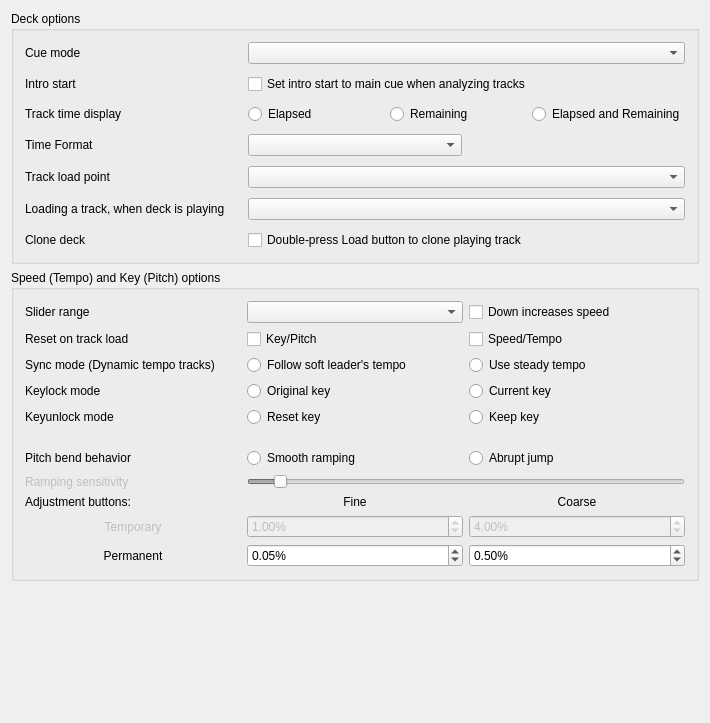
<?xml version="1.0" encoding="UTF-8"?>
<ui version="4.0">
 <class>DlgPrefDeckDlg</class>
 <widget class="QWidget" name="DlgPrefDeckDlg">
  <property name="geometry">
   <rect>
    <x>0</x>
    <y>0</y>
    <width>710</width>
    <height>723</height>
   </rect>
  </property>
  <property name="windowTitle">
   <string>Deck Preferences</string>
  </property>
  <layout class="QGridLayout" name="gridLayout_3">
   <item row="0" column="0">
    <widget class="QGroupBox" name="groupBoxDeckOptions">
     <property name="title">
      <string>Deck options</string>
     </property>
     <layout class="QGridLayout" name="GridLayout1">
      <property name="spacing">
       <number>10</number>
      </property>
      <item row="5" column="0">
       <widget class="QLabel" name="labelLoadWhenDeckPlaying">
        <property name="text">
         <string>Loading a track, when deck is playing</string>
        </property>
        <property name="buddy">
         <cstring>comboBoxLoadWhenDeckPlaying</cstring>
        </property>
       </widget>
      </item>
      <item row="0" column="0">
       <widget class="QLabel" name="labelCueMode">
        <property name="text">
         <string>Cue mode</string>
        </property>
        <property name="openExternalLinks">
         <bool>true</bool>
        </property>
        <property name="buddy">
         <cstring>ComboBoxCueMode</cstring>
        </property>
       </widget>
      </item>
      <item row="4" column="1" colspan="2">
       <widget class="QComboBox" name="comboBoxLoadPoint"/>
      </item>
      <item row="1" column="1" colspan="2">
       <widget class="QCheckBox" name="checkBoxIntroStartMove">
        <property name="toolTip">
         <string>When the analyzer places the intro start point automatically,
it will place it at the main cue point if the main cue point has been set previously.
This may be helpful for upgrading to Winlive Dj Ai 2.3 from earlier versions.

If this option is disabled, the intro start point is automatically placed at the first sound.</string>
        </property>
        <property name="text">
         <string>Set intro start to main cue when analyzing tracks</string>
        </property>
       </widget>
      </item>
      <item row="1" column="0">
       <widget class="QLabel" name="labelIntroStartMove">
        <property name="text">
         <string>Intro start</string>
        </property>
        <property name="buddy">
         <cstring>ComboBoxCueMode</cstring>
        </property>
       </widget>
      </item>
      <item row="0" column="1" colspan="2">
       <widget class="QComboBox" name="ComboBoxCueMode">
        <property name="toolTip">
         <string>Winlive Dj Ai mode:
- Cue button while pause at cue point = preview
- Cue button while pause not at cue point = set cue point
- Cue button while playing = pause at cue point
Winlive Dj Ai mode (no blinking):
- Same as Winlive Dj Ai mode but with no blinking indicators
Pioneer mode:
- Same as Winlive Dj Ai mode with a flashing play button
Denon mode:
- Cue button at cue point = preview
- Cue button not at cue point = pause at cue point
- Play = set cue point
Numark mode:
- Same as Denon mode, but without a flashing play button
CUP mode:
- Cue button while pause at cue point = play after release
- Cue button while pause not at cue point = set cue point and play after release
- Cue button while playing = go to cue point and play after release
</string>
        </property>
       </widget>
      </item>
      <item row="6" column="0">
       <widget class="QLabel" name="labelCloneDeckOnLoadDoubleTap">
        <property name="text">
         <string>Clone deck</string>
        </property>
        <property name="buddy">
         <cstring>checkBoxCloneDeckOnLoadDoubleTap</cstring>
        </property>
       </widget>
      </item>
      <item row="3" column="0">
       <widget class="QLabel" name="labelTimeDisplay">
        <property name="text">
         <string>Time Format</string>
        </property>
       </widget>
      </item>
      <item row="3" column="1">
       <widget class="QComboBox" name="comboBoxTimeFormat"/>
      </item>
      <item row="4" column="0">
       <widget class="QLabel" name="labelLoadPoint">
        <property name="text">
         <string>Track load point</string>
        </property>
       </widget>
      </item>
      <item row="2" column="0">
       <widget class="QLabel" name="labelPositionDisplay">
        <property name="enabled">
         <bool>true</bool>
        </property>
        <property name="font">
         <font/>
        </property>
        <property name="text">
         <string>Track time display</string>
        </property>
        <property name="wordWrap">
         <bool>false</bool>
        </property>
        <property name="buddy">
         <cstring>radioButtonElapsed</cstring>
        </property>
       </widget>
      </item>
      <item row="5" column="1" colspan="2">
       <widget class="QComboBox" name="comboBoxLoadWhenDeckPlaying"/>
      </item>
      <item row="2" column="1" colspan="2">
       <layout class="QHBoxLayout" name="horizontalLayout">
        <item>
         <widget class="QRadioButton" name="radioButtonElapsed">
          <property name="text">
           <string>Elapsed</string>
          </property>
          <attribute name="buttonGroup">
           <string notr="true">buttonGroupTrackTime</string>
          </attribute>
         </widget>
        </item>
        <item>
         <widget class="QRadioButton" name="radioButtonRemaining">
          <property name="text">
           <string>Remaining</string>
          </property>
          <attribute name="buttonGroup">
           <string notr="true">buttonGroupTrackTime</string>
          </attribute>
         </widget>
        </item>
        <item>
         <widget class="QRadioButton" name="radioButtonElapsedAndRemaining">
          <property name="text">
           <string>Elapsed and Remaining</string>
          </property>
          <attribute name="buttonGroup">
           <string notr="true">buttonGroupTrackTime</string>
          </attribute>
         </widget>
        </item>
       </layout>
      </item>
      <item row="6" column="1" colspan="2">
       <widget class="QCheckBox" name="checkBoxCloneDeckOnLoadDoubleTap">
        <property name="toolTip">
         <string>Create a playing clone of the first playing deck by double-tapping a Load button on a controller or keyboard.
You can always drag-and-drop tracks on screen to clone a deck.</string>
        </property>
        <property name="text">
         <string>Double-press Load button to clone playing track</string>
        </property>
       </widget>
      </item>
     </layout>
    </widget>
   </item>
   <item row="1" column="0">
    <widget class="QGroupBox" name="groupBoxSpeedPitchOptions">
     <property name="title">
      <string>Speed (Tempo) and Key (Pitch) options</string>
     </property>
     <layout class="QGridLayout" name="gridLayout_7">
      <item row="0" column="0">
       <layout class="QGridLayout" name="GridLayoutSpeedOptions">
        <item row="11" column="2">
         <widget class="QDoubleSpinBox" name="spinBoxPermanentRateCoarse">
          <property name="toolTip">
           <string>Permanent rate change when left-clicking</string>
          </property>
          <property name="accelerated">
           <bool>true</bool>
          </property>
          <property name="suffix">
           <string>%</string>
          </property>
          <property name="decimals">
           <number>2</number>
          </property>
          <property name="minimum">
           <double>0.010000000000000</double>
          </property>
          <property name="maximum">
           <double>10.000000000000000</double>
          </property>
          <property name="singleStep">
           <double>0.010000000000000</double>
          </property>
          <property name="value">
           <double>0.500000000000000</double>
          </property>
         </widget>
        </item>
        <item row="11" column="1">
         <widget class="QDoubleSpinBox" name="spinBoxPermanentRateFine">
          <property name="toolTip">
           <string>Permanent rate change when right-clicking</string>
          </property>
          <property name="accelerated">
           <bool>true</bool>
          </property>
          <property name="suffix">
           <string>%</string>
          </property>
          <property name="decimals">
           <number>2</number>
          </property>
          <property name="minimum">
           <double>0.010000000000000</double>
          </property>
          <property name="maximum">
           <double>10.000000000000000</double>
          </property>
          <property name="singleStep">
           <double>0.010000000000000</double>
          </property>
          <property name="value">
           <double>0.050000000000000</double>
          </property>
         </widget>
        </item>
        <item row="1" column="0">
         <widget class="QLabel" name="labelSpeedPitchReset">
          <property name="text">
           <string>Reset on track load</string>
          </property>
          <property name="buddy">
           <cstring>checkBoxResetPitch</cstring>
          </property>
         </widget>
        </item>
        <item row="3" column="2">
         <widget class="QRadioButton" name="radioButtonCurrentKey">
          <property name="text">
           <string>Current key</string>
          </property>
          <attribute name="buttonGroup">
           <string notr="true">buttonGroupKeyLockMode</string>
          </attribute>
         </widget>
        </item>
        <item row="10" column="1">
         <widget class="QDoubleSpinBox" name="spinBoxTemporaryRateFine">
          <property name="enabled">
           <bool>false</bool>
          </property>
          <property name="toolTip">
           <string>Temporary rate change when right-clicking</string>
          </property>
          <property name="accelerated">
           <bool>true</bool>
          </property>
          <property name="suffix">
           <string>%</string>
          </property>
          <property name="decimals">
           <number>2</number>
          </property>
          <property name="minimum">
           <double>0.010000000000000</double>
          </property>
          <property name="maximum">
           <double>10.000000000000000</double>
          </property>
          <property name="singleStep">
           <double>0.010000000000000</double>
          </property>
          <property name="value">
           <double>1.000000000000000</double>
          </property>
         </widget>
        </item>
        <item row="11" column="0">
         <widget class="QLabel" name="labelSpeedPermanent">
          <property name="text">
           <string>Permanent</string>
          </property>
          <property name="alignment">
           <set>Qt::AlignCenter</set>
          </property>
         </widget>
        </item>
        <item row="7" column="1" colspan="2">
         <widget class="QSlider" name="SliderRateRampSensitivity">
          <property name="enabled">
           <bool>false</bool>
          </property>
          <property name="minimum">
           <number>100</number>
          </property>
          <property name="maximum">
           <number>2500</number>
          </property>
          <property name="singleStep">
           <number>50</number>
          </property>
          <property name="value">
           <number>250</number>
          </property>
          <property name="orientation">
           <enum>Qt::Horizontal</enum>
          </property>
         </widget>
        </item>
        <item row="10" column="0">
         <widget class="QLabel" name="labelSpeedTemporary">
          <property name="enabled">
           <bool>false</bool>
          </property>
          <property name="text">
           <string>Temporary</string>
          </property>
          <property name="alignment">
           <set>Qt::AlignCenter</set>
          </property>
         </widget>
        </item>
        <item row="2" column="0">
         <widget class="QLabel" name="labelSyncMode">
          <property name="text">
           <string>Sync mode (Dynamic tempo tracks)</string>
          </property>
          <property name="openExternalLinks">
           <bool>true</bool>
          </property>
         </widget>
        </item>
        <item row="3" column="0">
         <widget class="QLabel" name="labelKeylockMode">
          <property name="text">
           <string>Keylock mode</string>
          </property>
          <property name="buddy">
           <cstring>radioButtonOriginalKey</cstring>
          </property>
         </widget>
        </item>
        <item row="7" column="0">
         <widget class="QLabel" name="labelSpeedRampSensitivity">
          <property name="enabled">
           <bool>false</bool>
          </property>
          <property name="text">
           <string>Ramping sensitivity</string>
          </property>
          <property name="buddy">
           <cstring>SliderRateRampSensitivity</cstring>
          </property>
         </widget>
        </item>
        <item row="6" column="0">
         <widget class="QLabel" name="labelSpeedBendBehavior">
          <property name="text">
           <string>Pitch bend behavior</string>
          </property>
          <property name="buddy">
           <cstring>radioButtonRateRampModeStepping</cstring>
          </property>
         </widget>
        </item>
        <item row="3" column="1">
         <widget class="QRadioButton" name="radioButtonOriginalKey">
          <property name="text">
           <string>Original key</string>
          </property>
          <attribute name="buttonGroup">
           <string notr="true">buttonGroupKeyLockMode</string>
          </attribute>
         </widget>
        </item>
        <item row="10" column="2">
         <widget class="QDoubleSpinBox" name="spinBoxTemporaryRateCoarse">
          <property name="enabled">
           <bool>false</bool>
          </property>
          <property name="toolTip">
           <string>Temporary rate change when left-clicking</string>
          </property>
          <property name="accelerated">
           <bool>true</bool>
          </property>
          <property name="suffix">
           <string>%</string>
          </property>
          <property name="decimals">
           <number>2</number>
          </property>
          <property name="minimum">
           <double>0.010000000000000</double>
          </property>
          <property name="maximum">
           <double>10.000000000000000</double>
          </property>
          <property name="singleStep">
           <double>0.010000000000000</double>
          </property>
          <property name="value">
           <double>4.000000000000000</double>
          </property>
         </widget>
        </item>
        <item row="1" column="2">
         <widget class="QCheckBox" name="checkBoxResetSpeed">
          <property name="text">
           <string>Speed/Tempo</string>
          </property>
         </widget>
        </item>
        <item row="1" column="1">
         <widget class="QCheckBox" name="checkBoxResetPitch">
          <property name="text">
           <string>Key/Pitch</string>
          </property>
         </widget>
        </item>
        <item row="9" column="0">
         <widget class="QLabel" name="labelSpeedAdjustment">
          <property name="text">
           <string>Adjustment buttons:</string>
          </property>
         </widget>
        </item>
        <item row="2" column="1">
         <widget class="QRadioButton" name="radioButtonSoftLeader">
          <property name="toolTip">
           <string>Apply tempo changes from a soft-leading track (usually the leaving track in a transition) to the follower tracks. After the transition, the follower track will continue with the previous leader's very last tempo. Changes from explicit selected leaders are always applied.</string>
          </property>
          <property name="text">
           <string>Follow soft leader's tempo</string>
          </property>
          <attribute name="buttonGroup">
           <string notr="true">buttonGroupSyncMode</string>
          </attribute>
         </widget>
        </item>
        <item row="9" column="2">
         <widget class="QLabel" name="labelSpeedCoarse">
          <property name="enabled">
           <bool>true</bool>
          </property>
          <property name="font">
           <font/>
          </property>
          <property name="toolTip">
           <string/>
          </property>
          <property name="text">
           <string>Coarse</string>
          </property>
          <property name="alignment">
           <set>Qt::AlignCenter</set>
          </property>
          <property name="wordWrap">
           <bool>false</bool>
          </property>
          <property name="buddy">
           <cstring>spinBoxPermanentRateCoarse</cstring>
          </property>
         </widget>
        </item>
        <item row="9" column="1">
         <widget class="QLabel" name="labelSpeedFine">
          <property name="enabled">
           <bool>true</bool>
          </property>
          <property name="font">
           <font/>
          </property>
          <property name="toolTip">
           <string/>
          </property>
          <property name="text">
           <string>Fine</string>
          </property>
          <property name="alignment">
           <set>Qt::AlignCenter</set>
          </property>
          <property name="wordWrap">
           <bool>false</bool>
          </property>
          <property name="buddy">
           <cstring>spinBoxPermanentRateFine</cstring>
          </property>
         </widget>
        </item>
        <item row="0" column="2">
         <widget class="QCheckBox" name="checkBoxInvertSpeedSlider">
          <property name="toolTip">
           <string>Make the speed sliders work like those on DJ turntables and CDJs where moving downward increases the speed</string>
          </property>
          <property name="text">
           <string>Down increases speed</string>
          </property>
         </widget>
        </item>
        <item row="0" column="0">
         <widget class="QLabel" name="labelSpeedSliderrange">
          <property name="enabled">
           <bool>true</bool>
          </property>
          <property name="font">
           <font/>
          </property>
          <property name="text">
           <string>Slider range</string>
          </property>
          <property name="wordWrap">
           <bool>false</bool>
          </property>
          <property name="buddy">
           <cstring>ComboBoxRateRange</cstring>
          </property>
         </widget>
        </item>
        <item row="0" column="1">
         <widget class="QComboBox" name="ComboBoxRateRange">
          <property name="font">
           <font/>
          </property>
          <property name="toolTip">
           <string>Adjusts the range of the speed (Vinyl &quot;Pitch&quot;) slider.</string>
          </property>
         </widget>
        </item>
        <item row="6" column="2">
         <widget class="QRadioButton" name="radioButtonRateRampModeStepping">
          <property name="text">
           <string>Abrupt jump</string>
          </property>
          <attribute name="buttonGroup">
           <string notr="true">buttonGroupSpeedBendBehavior</string>
          </attribute>
         </widget>
        </item>
        <item row="6" column="1">
         <widget class="QRadioButton" name="radioButtonRateRampModeLinear">
          <property name="toolTip">
           <string>Smoothly adjusts deck speed when temporary change buttons are held down</string>
          </property>
          <property name="text">
           <string>Smooth ramping</string>
          </property>
          <attribute name="buttonGroup">
           <string notr="true">buttonGroupSpeedBendBehavior</string>
          </attribute>
         </widget>
        </item>
        <item row="4" column="0">
         <widget class="QLabel" name="labelKeyunlockMode">
          <property name="text">
           <string>Keyunlock mode</string>
          </property>
         </widget>
        </item>
        <item row="4" column="1">
         <widget class="QRadioButton" name="radioButtonResetUnlockedKey">
          <property name="text">
           <string>Reset key</string>
          </property>
          <attribute name="buttonGroup">
           <string notr="true">buttonGroupKeyUnlockMode</string>
          </attribute>
         </widget>
        </item>
        <item row="4" column="2">
         <widget class="QRadioButton" name="radioButtonKeepUnlockedKey">
          <property name="text">
           <string>Keep key</string>
          </property>
          <attribute name="buttonGroup">
           <string notr="true">buttonGroupKeyUnlockMode</string>
          </attribute>
         </widget>
        </item>
        <item row="2" column="2">
         <widget class="QRadioButton" name="radioButtonLockBpm">
          <property name="toolTip">
           <string>The tempo of a previous soft leader track at the beginning of the transition is kept steady. After the transition, the follower track will maintain this original tempo. This technique serves as a workaround to avoid dynamic tempo changes, as seen during the outro of rubato-style tracks. For instance, it prevents the follower track from continuing with a slowed-down tempo of the soft leader. This corresponds to the behavior before Winlive Dj Ai 2.4. Changes from explicit selected leaders are always applied.</string>
          </property>
          <property name="text">
           <string>Use steady tempo</string>
          </property>
          <attribute name="buttonGroup">
           <string notr="true">buttonGroupSyncMode</string>
          </attribute>
         </widget>
        </item>
        <item row="5" column="0">
         <spacer name="verticalSpacer1">
          <property name="orientation">
           <enum>Qt::Vertical</enum>
          </property>
          <property name="sizeHint" stdset="0">
           <size>
            <width>20</width>
            <height>15</height>
           </size>
          </property>
         </spacer>
        </item>
       </layout>
      </item>
     </layout>
    </widget>
   </item>
   <item row="2" column="0">
    <spacer name="verticalSpacer2">
     <property name="orientation">
      <enum>Qt::Vertical</enum>
     </property>
     <property name="sizeHint" stdset="0">
      <size>
       <width>20</width>
       <height>40</height>
      </size>
     </property>
    </spacer>
   </item>
  </layout>
 </widget>
 <layoutdefault spacing="6" margin="11"/>
 <tabstops>
  <tabstop>ComboBoxCueMode</tabstop>
  <tabstop>checkBoxIntroStartMove</tabstop>
  <tabstop>radioButtonElapsed</tabstop>
  <tabstop>radioButtonRemaining</tabstop>
  <tabstop>radioButtonElapsedAndRemaining</tabstop>
  <tabstop>comboBoxTimeFormat</tabstop>
  <tabstop>comboBoxLoadPoint</tabstop>
  <tabstop>comboBoxLoadWhenDeckPlaying</tabstop>
  <tabstop>checkBoxCloneDeckOnLoadDoubleTap</tabstop>
  <tabstop>ComboBoxRateRange</tabstop>
  <tabstop>checkBoxInvertSpeedSlider</tabstop>
  <tabstop>checkBoxResetPitch</tabstop>
  <tabstop>checkBoxResetSpeed</tabstop>
  <tabstop>radioButtonSoftLeader</tabstop>
  <tabstop>radioButtonOriginalKey</tabstop>
  <tabstop>radioButtonCurrentKey</tabstop>
  <tabstop>radioButtonResetUnlockedKey</tabstop>
  <tabstop>radioButtonKeepUnlockedKey</tabstop>
  <tabstop>radioButtonRateRampModeLinear</tabstop>
  <tabstop>radioButtonRateRampModeStepping</tabstop>
  <tabstop>SliderRateRampSensitivity</tabstop>
  <tabstop>spinBoxTemporaryRateFine</tabstop>
  <tabstop>spinBoxTemporaryRateCoarse</tabstop>
  <tabstop>spinBoxPermanentRateFine</tabstop>
  <tabstop>spinBoxPermanentRateCoarse</tabstop>
 </tabstops>
 <resources/>
 <buttongroups>
  <buttongroup name="buttonGroupTrackTime"/>
  <buttongroup name="buttonGroupKeyUnlockMode"/>
  <buttongroup name="buttonGroupKeyLockMode"/>
  <buttongroup name="buttonGroupSpeedBendBehavior"/>
  <buttongroup name="buttonGroupSyncMode"/>
 </buttongroups>
</ui>
